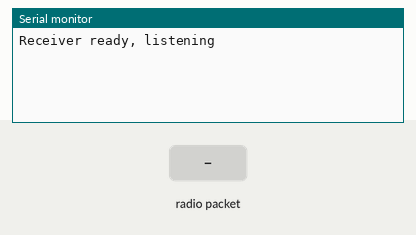
This sketch was run on a simulated ESP32. Shown: the last lines printed to the serial monitor. The inputs (shaded band) are chosen by the test bench.

Above: at 2.2 s.
2.3 s: radio packet "1" arrives
At 3.5 s:
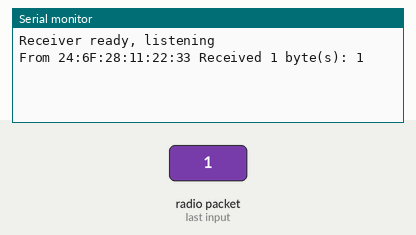
3.8 s: radio packet "0" arrives
At 4.9 s:
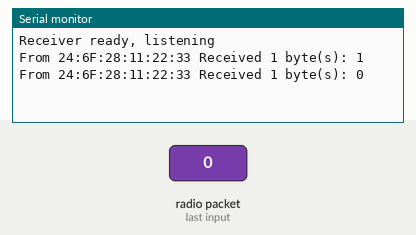
5.3 s: radio packet "2" arrives
At 6.0 s:
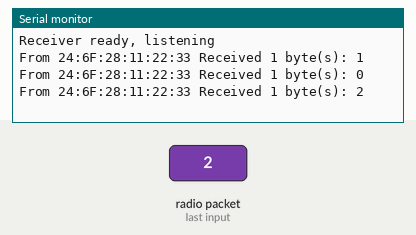

Measured:
- after the input at 2.3 s, the serial monitor: prints a new line after 0.05 s (image 1)
- after the input at 3.8 s, the serial monitor: prints a new line after 0.05 s (image 2)
- after the input at 5.3 s, the serial monitor: prints a new line after 0.05 s (image 3)

The sketch:

WiFi_Receiver.ino
```cpp
#include <WiFi.h>
#include <esp_now.h>

void onReceive(const esp_now_recv_info_t *info, const uint8_t *data, int len) {
  Serial.printf("From %02X:%02X:%02X:%02X:%02X:%02X ", info->src_addr[0],info->src_addr[1],info->src_addr[2],
  info->src_addr[3],info->src_addr[4],info->src_addr[5]);
  Serial.print("Received ");
  Serial.print(len);
  Serial.print(" byte(s): ");
  Serial.println((char) data[0]);
}

void setup() {
  Serial.begin(115200);
  delay(1000);

  WiFi.mode(WIFI_STA);

  if (esp_now_init() != ESP_OK) {
    Serial.println("Failed to start ESP-NOW");
    return;
  }

  esp_now_register_recv_cb(onReceive);

  Serial.println("Receiver ready, listening");

}

void loop() {

}
```
